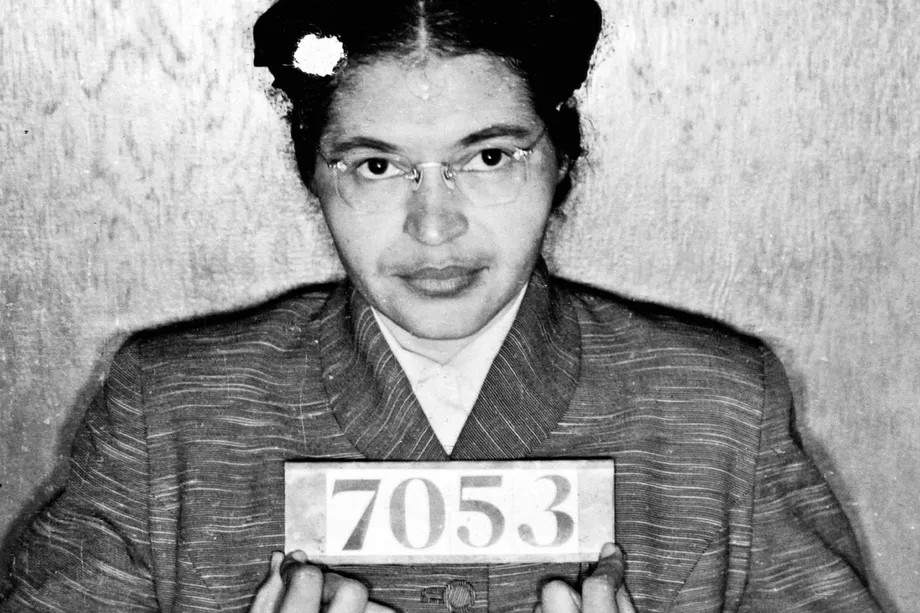
#> input picture rosa.jpg, 920 x 613 px, found by its file name
$ jupyter execute 'grayscale (2).ipynb'
#> lines starting #> are read from the running program, lines starting #| are printed output that depends on the picture
[cell 1]
import numpy as np
import matplotlib.pyplot as plt

[cell 2]
im = plt.imread(r'section 2\images\rosa.jpg')
#> im is the input picture: shape (613, 920, 3); min 0, max 255, mean 151.9

[cell 3]
im3 = im.copy()

[cell 4]
im3[140:190,339:405]= 255 # left eye

[cell 5]
im3[136:186,460:530]= 255 #right eye
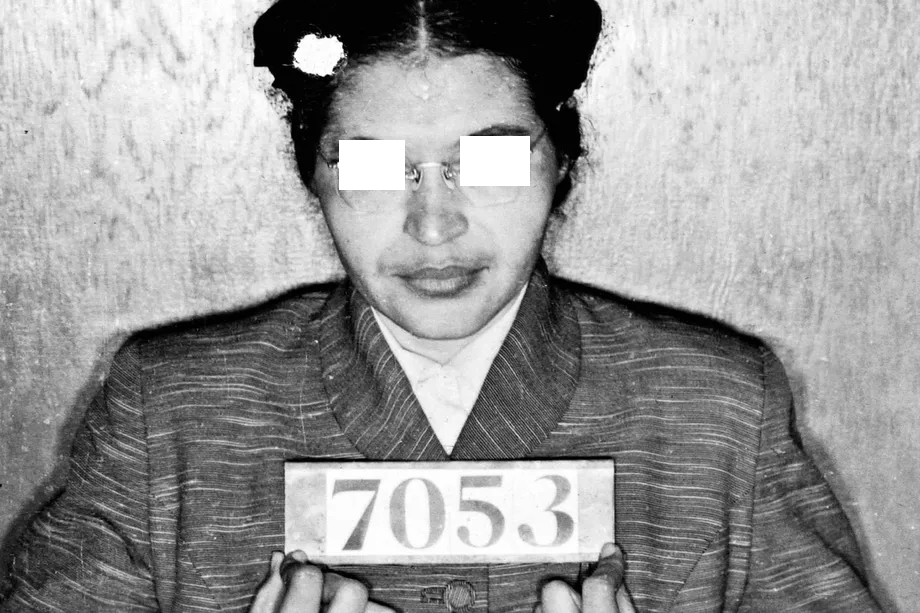
#> im3: shape (613, 920, 3); min 0, max 255, mean 153.3

[cell 6]
plt.imshow(im3,cmap='gray')

# Grayscale Images in OpenCV

[cell 7]
import cv2

[cell 8]
img = cv2.imread(r'section 2\images\rosa.jpg',cv2.IMREAD_GRAYSCALE)
#> img: shape (613, 920); min 0, max 255, mean 151.9

[cell 9]
#img = cv2.imread(r'section 2\images\rosa.jpg',cv2.IMREAD_GRAYSCALE)

[cell 10]
type(img)

[cell 11]
img.dtype

[cell 12]
img.shape
#> Out = (613, 920)

[cell 13]
img[23,100]=200
#> img: shape (613, 920); min 0, max 255, mean 151.9

[cell 14]
#plt.imshow(img,cmap='gray') # using plt

[cell 15]
#using open cv to view image in separate window

[cell 16]
cv2.imshow('Gray',img)
cv2.waitKey(0)
cv2.destroyAllWindows()

[cell 17]
img[500:700,500:600] = 255
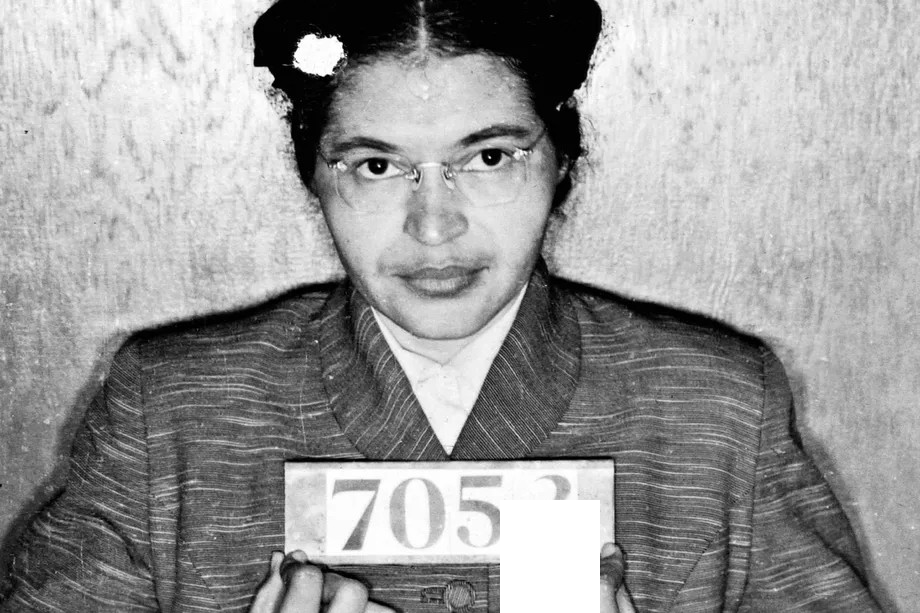
#> img: shape (613, 920); min 0, max 255, mean 153.4

[cell 18]
#showing white patach

[cell 19]
#save image
cv2.imwrite(r'section 2\images\rosa_white_opencv.jpg',img)
#> Out = True
